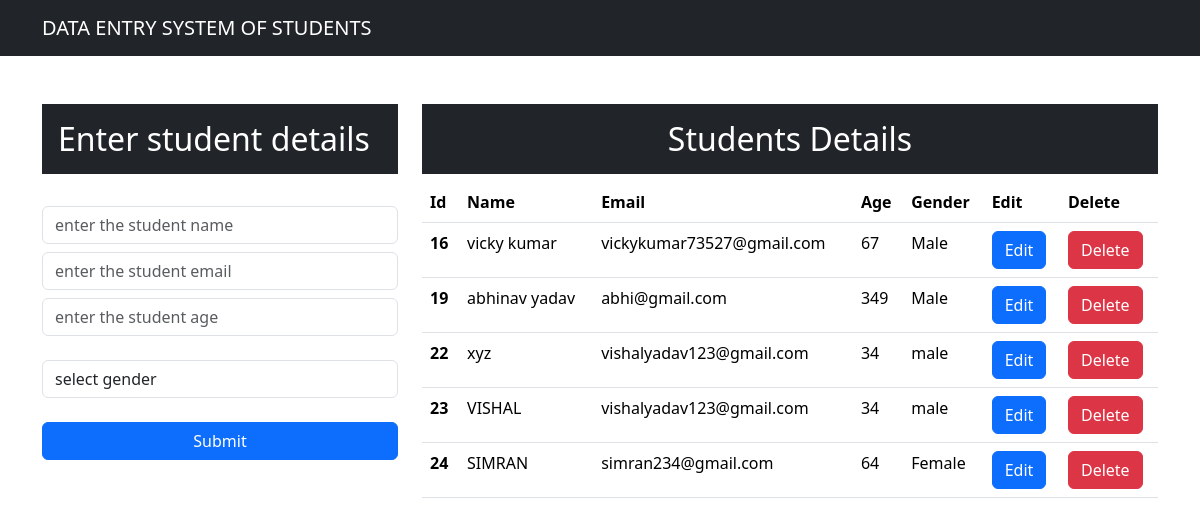
The page / on the database its author committed.
### app/models.py (models this page shows)
class Student(models.Model):
  name=models.CharField(max_length=25,blank=False,null=False)
  email=models.EmailField()
  age=models.IntegerField()
  gender=models.CharField(max_length=25,blank=False,null=False)
  def __str__(self) :
   return self.name

### app/views.py (the view)
# urls.py: path('',views.index,name="index"),
def index(request):
      data=Student.objects.all()
      print(data)
      context={"data":data}
      return render(request,"index.html",context)

### templates/index.html (shortened to what this page needs)
<!doctype html>
<html lang="en">
  <head>
    <link href="https://cdn.jsdelivr.net/npm/bootstrap@5.3.2/dist/css/bootstrap.min.css" rel="stylesheet">
  </head>
  <body>
      <nav class="navbar navbar-expand-lg navbar-dark bg-dark">
            <div class="container-md text-center">
              <a class="navbar-brand" href="#">DATA ENTRY SYSTEM OF STUDENTS</a>
            </div>
          </nav>
       <div class="container mt-5">
            <div class="row">
                  <div class="col-md-4">
                        <h2 class="text-white bg-dark text center p-3"> Enter student details</h2>
                      <br>
                      <form action="/insert" method="post"> {% csrf_token %}
                        <div class="form-group">
                              <input types="text" class="form-control" placeholder="enter the student name" name="name" required>
                        </div>
                        <div class="form-group">
                              <input types="email" class="form-control mt-2" placeholder="enter the student email" name="email" required>
                        </div>
                        <div class="form-group">
                              <input types="number" class="form-control mt-2" placeholder="enter the student age" name="age" required>
                         <br>
                              <div class="form-group">
                                   <select id="gender" class="form-control" name="gender" required>
                                    <option selected> select gender</option>
                                   </select>
                              </div>
                         </div>
                         <br>
                        <div class="d-grid gap-2">
                              <button class="btn btn-primary" type="submit"> Submit</button>
                        </div>
                  </form>
                  </div>
                  <div class="col-md-8">
                        <h2 class="text-center text-white bg-dark p-3"> Students Details</h2>
                        <table class="table">
                              <thead>
                                <tr>
                                  <th scope="col">Id</th>
                                  <th scope="col">Name</th>
                                  <th scope="col">Email</th>
                                  <th scope="col">Age</th>
                                  <th scope="col">Gender</th>
                                  <th scope="col">Edit</th>
                                  <th scope="col">Delete</th>
                                </tr>
                              </thead>
                              <tbody>
                              {% for d in data %}
                                <tr>
                                  <th scope="row">{{d.id}}</th>
                                  <td>{{d.name}}</td>
                                  <td>{{d.email}}</td>
                                  <td>{{d.age}}</td>
                                  <td>{{d.gender}}</td>
                                  <td><a type="button"  href="/update/{{d.id}}" class="btn btn-primary">Edit</a></td>
                                  <td><a type="button"  href="/delete/{{d.id}}" class="btn btn-danger">Delete</a></td>
                                </tr>
                        {% endfor %}
                              </tbody>
                            </table>
                  </div>
            </div>
       </div>
  </body>
</html>

### rows shown on the page
Student: id "16", name "vicky kumar", email "vickykumar73527@gmail.com", age "67", gender "Male"
Student: id "19", name "abhinav yadav", email "abhi@gmail.com", age "349", gender "Male"
Student: id "22", name "xyz", email "vishalyadav123@gmail.com", age "34", gender "male"
Student: id "23", name "VISHAL", email "vishalyadav123@gmail.com", age "34", gender "male"
Student: id "24", name "SIMRAN", email "simran234@gmail.com", age "64", gender "Female"
